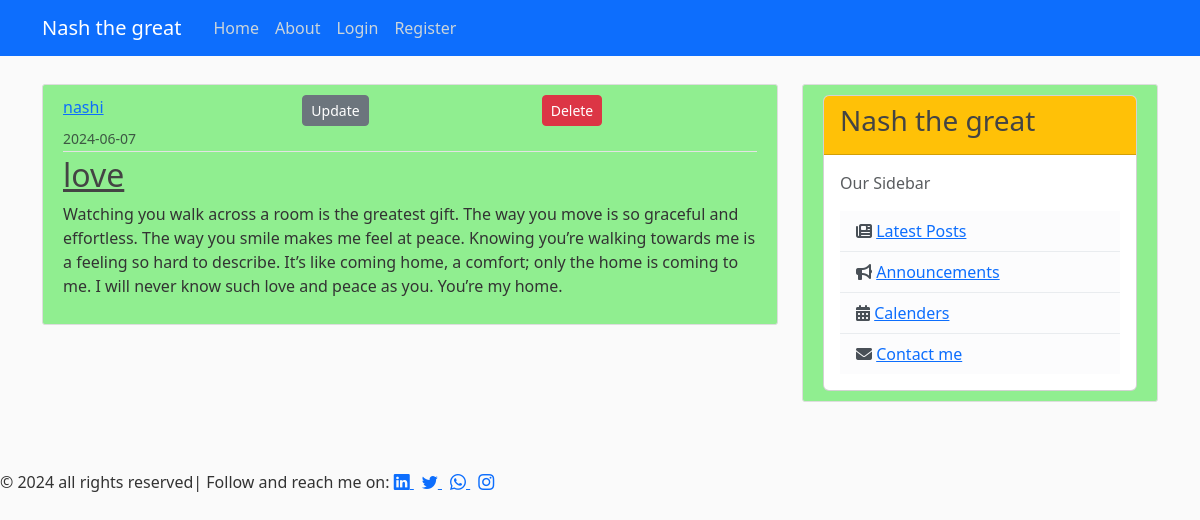
The page /post/9 on the database as committed earlier.
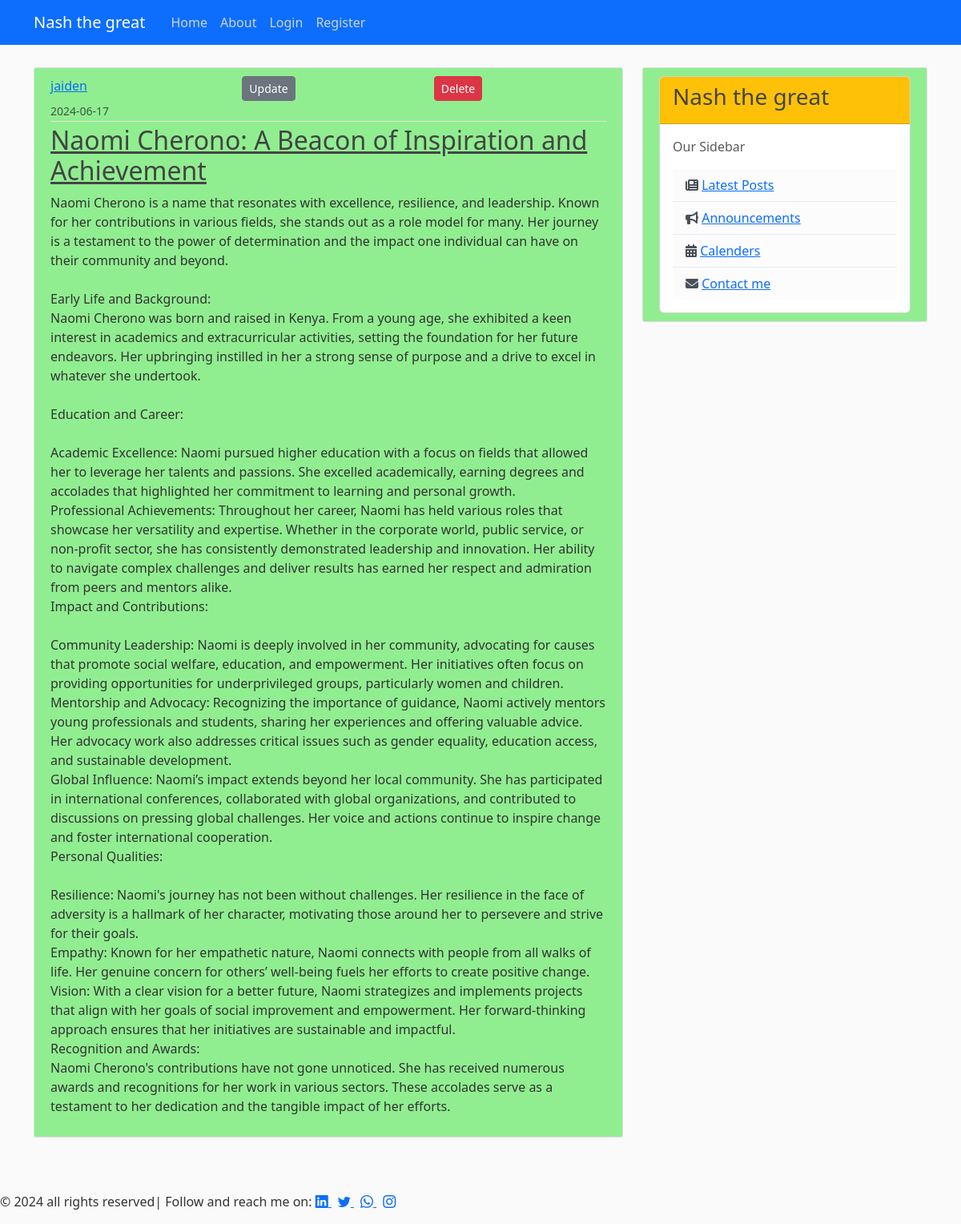
The same page on the database as committed later.
### app/models.py (models this page shows, shortened)
class User(db.Model, UserMixin):
    id = db.Column(db.Integer, primary_key=True)
    username = db.Column(db.String(12), unique=True, nullable=False)
    email = db.Column(db.String(120), unique=True, nullable=False)
    image_file = db.Column(db.String(20), nullable=False, default='default.jpeg')
    password = db.Column(db.String(60), nullable=False)
    posts = db.relationship("Post", backref='author', lazy=True)

class Post(db.Model):
    id = db.Column(db.Integer, primary_key=True)
    title = db.Column(db.String(100), nullable=False)
    content = db.Column(db.Text, nullable=False)
    date_posted = db.Column(db.DateTime, nullable=False, default=datetime.utcnow)
    user_id = db.Column(db.Integer, db.ForeignKey('user.id'), nullable=False)

### app/route.py (the view)
@app.route("/post/<int:post_id>")
def post(post_id):
    post = Post.query.get_or_404(post_id)
    return render_template('post.html', title=post.title, post=post)

### app/templates/post.html (shortened to what this page needs)
{% extends 'base.html' %}
{% block content %}
<article class="media content-section">
  <div class="media-body">
    <div class="article-metadata">
      <div class="row">
        <div class="col-md-4">
          <a class="mr-2" href="{{ url_for('user_posts', username=post.author.username) }}">
            {{ post.author.username }}
          </a>
        </div>
        <div class="col-md-4">
          <a class="btn btn-secondary btn-sm updateclass" href="{{ url_for('update_post', post_id=post.id) }}">
            Update
          </a>
        </div>
        <div class="col-md-4">
          <button type="button" class="btn btn-danger btn-sm deleteclass" data-bs-toggle="modal" data-bs-target="#deleteModal">
            Delete
          </button>
        </div>
      </div>
      <small class="text-muted">{{ post.date_posted.strftime('%Y-%m-%d') }}</small>
    </div>
    <h2><a class="article-title" href="{{ url_for('post', post_id=post.id) }}">{{ post.title }}</a></h2>
    <p class="article-content">{{ post.content }}</p>
  </div>
</article>
{% endblock %}

Rows that differ between the two databases and show on the page:
no longer on this page (row unchanged): User: author.username "nashi"
added User: author.username "jaiden"
changed Post: date_posted "2024-06-07" → "2024-06-17"; title "love" → "Naomi Cherono: A Beacon of Inspiration and Achievement"; content "Watching you walk across a room is the greatest gift. The way you move is so graceful and effortless. The way you smile makes me feel at peace. Knowing you’re walking towards me is a feeling so hard to describe. It’s like coming home, a comfort; only the home is coming to me. I will never know such love and peace as you. You’re my home." → "Naomi Cherono is a name that resonates with excellence, resilience, and leadership. Known for her contributions in various fields, she stands out as a role model for many. Her journey is a testament to the power of determination and the impact one individual can have on their community and beyond. Early Life and Background: Naomi Cherono was born and raised in Kenya. From a young age, she exhibited a keen interest in academics and extracurricular activities, setting the foundation for her future endeavors. Her upbringing instilled in her a strong sense of purpose and a drive to excel in whatever she undertook. Education and Career: Academic Excellence: Naomi pursued higher education with a…"
